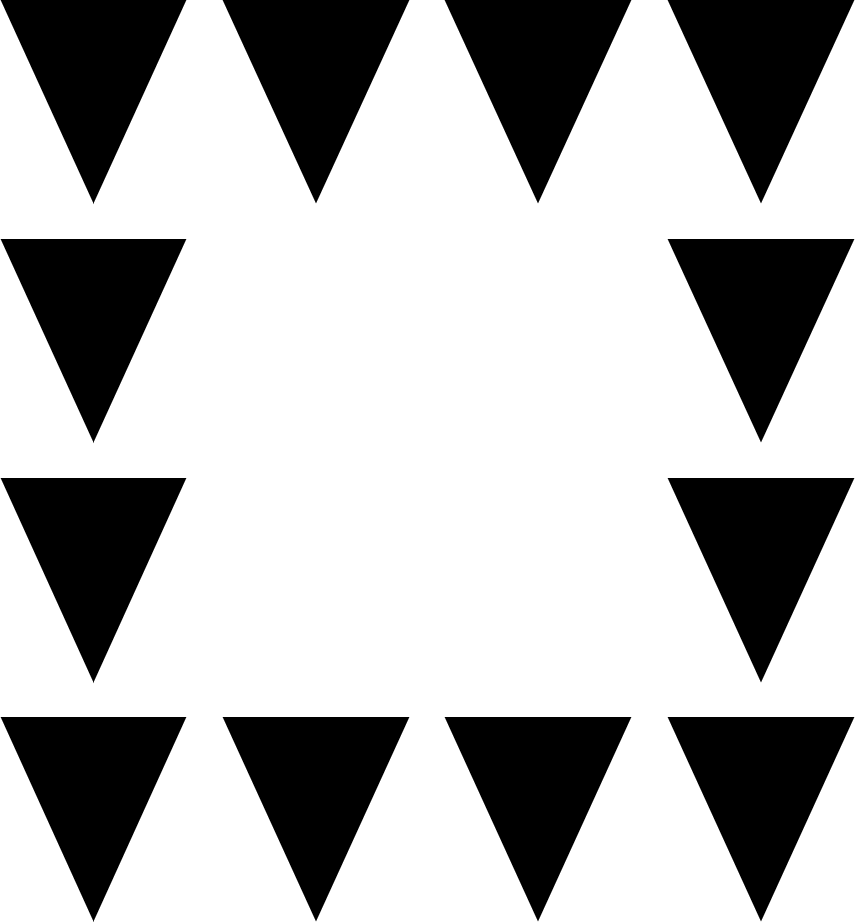
#> input picture image_ppt/g_plus_l_min.png, 855 x 922 px, given as the content of the folder images, which was not available
$ python data_prepare.py
#> lines starting #> are read from the running program, lines starting #| are printed output that depends on the picture; after the words box and inside, x2 and y2 are one past the last pixel; in counts of white or black regions, pixels touching at a corner belong together; pictures that were not available may be replaced by others from this repository, and a replacement may not be noted
# Importing Image class from PIL module
from PIL import Image, ImageChops
import random, argparse
from pathlib import Path
import os
from tqdm import tqdm
from numpy import *

random.seed(100)

def random_resize(image, scale_range):
    # Generate random scaling factors for width and height
    scale_factor = random.uniform(*scale_range)
    new_width = int(image.width * scale_factor)
    new_height = int(image.height * scale_factor)
    # Resize the image while preserving the aspect ratio
    resized_image = image.resize((new_width, new_height))
    return resized_image

def image_transform(image_path, resize_scale, contrast_reduce):
#> called with image_path = '_only/g_plus_l_min.png', resize_scale = 0.5, contrast_reduce = '0-10'
    image = Image.open(image_path).resize((448, 448))
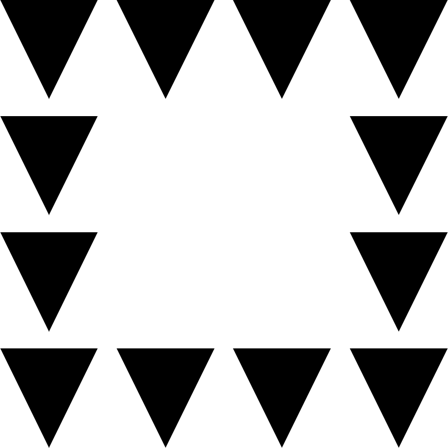
#> image: PIL image 448x448 RGBA; mean R, G, B, A 181.2, 181.2, 181.2, 255
    # Define the range of scaling factors
    scale_range = (resize_scale, 1.0)
    # Randomly resize the image
    img_resize = random_resize(image, scale_range)
    # im1= im1.convert('1')
    # # im1 = im1.rotate(random.uniform(-5, 5))
    # # Create a blank white image
    output_image = Image.new('RGB', (448, 448), 'white')
#> output_image: PIL image 448x448 RGB; every value is 255
    # # Generate random coordinates within the blank image
    x = random.randint(0, output_image.width - img_resize.width)
#> x = 67
    y = random.randint(0, output_image.height - img_resize.height)
#> y = 87
    # # Paste the smaller image onto the blank image
    output_image.paste(img_resize, (x, y))
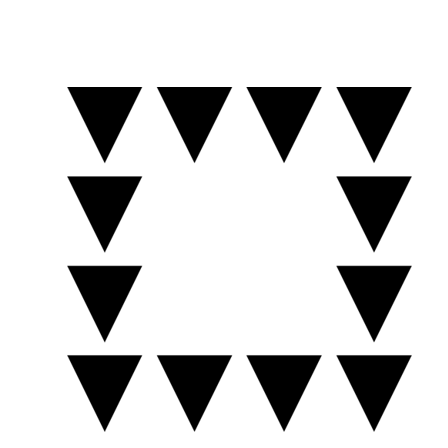
#> output_image: PIL image 448x448 RGB; min 0, max 255, mean 211.2
    img_array = array(output_image)
    img_array[img_array >= 127] = 255
    img_array[img_array <= 127] = 0
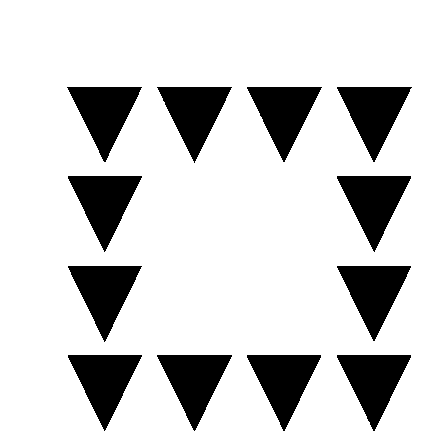
#> img_array: shape (448, 448, 3); 82.8% white; 12 black regions, largest, box (x1, y1, x2, y2) and area: (337, 355, 411, 431) 2908, (157, 355, 232, 431) 2907, (247, 355, 321, 431) 2906

    # im1arr = array(blank_image)
    # # im1arr = im1arr + random.randint(0,122)
    if contrast_reduce:
        contrast_reduce = contrast_reduce.split('-')
        img_array[img_array == 255] -= random.randint(contrast_reduce[0],contrast_reduce[1])
        img_array[img_array == 0] += random.randint(contrast_reduce[0],contrast_reduce[1])
    output_image = Image.fromarray(img_array)
    # blank_image = Image.fromarray(im1arr)
    # # Make transform matrix, to multiply R by 0.2-1
    # # Matrix = ( random.uniform(0.2, 1), 0,  0, 0,
    # #         0,   random.uniform(0.2, 1),  0, 0,
    # #         0,   0,  random.uniform(0.2, 1), 0,)
    # # output_Image = output_Image.convert("RGB", Matrix)

    # Display the final image
    return output_image


def main():
    # Construct argument parser
    ap = argparse.ArgumentParser()
    ap.add_argument("--resize_scale", default=0.5, help="resize_scale 0 - 1")
    ap.add_argument("--contrast_reduce", default='0-10', help="contrast reduce tuple between 0 and 255")
    ap.add_argument("--num_image", default=10, help="size of dataset")
    args= vars(ap.parse_args())

    resize_scale = float(args["resize_scale"])
    contrast_reduce = args["contrast_reduce"]
    num_image = int(args["num_image"])

    root = 'images'
    output_subfolder_name = f"images_resize{str(resize_scale)}_contrastReduce{contrast_reduce}_num_image{num_image}"

    # root = '/home/kaien125/experiments/code/bee vision/pytorch-image-classification/images'
    # output_subfolder_name = f"images_resize{str(resize_scale)}_contrastReduce{contrast_reduce}_num_image{num_image}"

    for path, subdirs, files in tqdm(os.walk(root)):
        for name in files:
            image_path = os.path.join(path, name)
            for i in range(num_image):
                image_name = Path(image_path).stem

                output_path = image_path.replace(image_name, image_name+'+'+str(i)).replace('images',output_subfolder_name)
                output_folder = output_path.rsplit('/', 1)[0]
                Path(output_folder).mkdir(parents=True, exist_ok=True)
                new_image = image_transform(image_path, resize_scale, contrast_reduce)
                new_image.save(output_path)

if __name__ == "__main__":
    main()

$ run again, on image_ppt/s_min.png
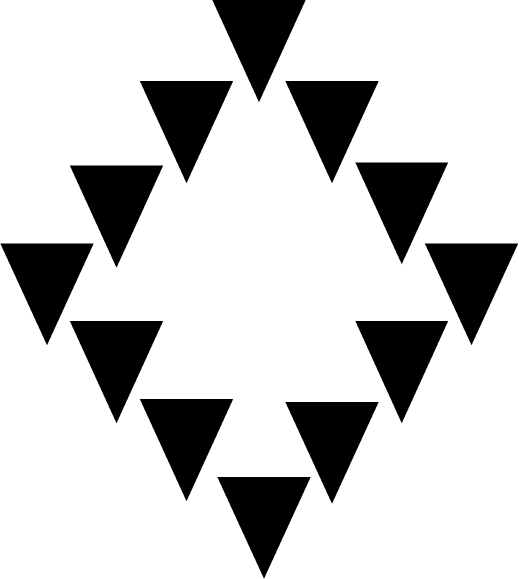
#> input picture image_ppt/s_min.png, 1037 x 1158 px, given as the content of the folder images, which was not available (shown at 1/2 size)
#> in image_transform, `image = Image.open(image_path).resize((448, 448))`:
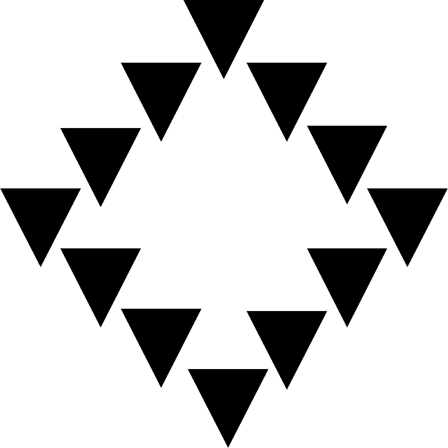
#> image: PIL image 448x448 RGBA; mean R, G, B, A 206.5, 206.5, 206.5, 255
#> in image_transform, `img_array[img_array <= 127] = 0`:
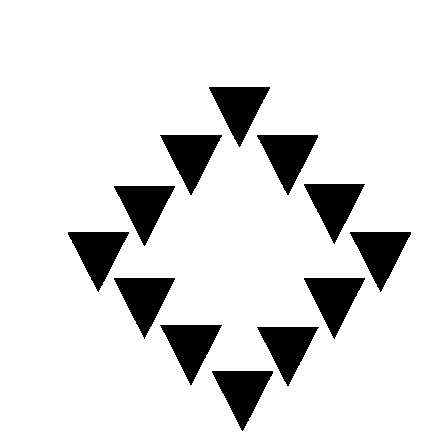
#> img_array: shape (448, 448, 3); 88.7% white; 12 black regions, largest, box (x1, y1, x2, y2) and area: (160, 135, 222, 195) 1908, (257, 135, 318, 195) 1907, (114, 278, 175, 339) 1907
